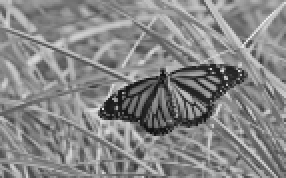
#> input picture Exercise_3/butterfly.jpg, 143 x 89 px, found by its file name (shown 2 times larger)
$ jupyter execute Ex3_190095C.ipynb   (shell and % lines are left out)
#> lines starting #> are read from the running program, lines starting #| are printed output that depends on the picture
### Name - Bolonghe B.P.M
### Index No -190095C

[cell 1]
# Averaging using Box filter
import cv2 as cv
import matplotlib.pyplot as plt
import numpy as np

img = cv.imread(r"C:\Users\Sureka\Desktop\Lectures\Img_P\Ex2\butterfly.jpg", cv.IMREAD_REDUCED_GRAYSCALE_8)
#> img is the input picture: shape (89, 143); min 14, max 234, mean 134.1
assert img is not None
kernel_Box = np.ones((9,9),np.float32)/81
imgc = cv.filter2D(img,-1, kernel_Box)
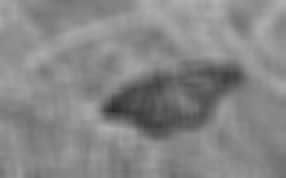
#> imgc: shape (89, 143) (shown 2 times larger); min 46, max 177, mean 134.1

fig,ax= plt.subplots(1,2, sharex='all', sharey='all', figsize=(18,18))
ax[0].imshow(img,cmap='gray')
ax[0].set_title('Original')
ax[0].set_xticks([]), ax[0].set_yticks([])
ax[1].imshow(imgc,cmap='gray',vmin=0, vmax=255)
ax[1].set_title('Averaging')
ax[1].set_xticks([]), ax[1].set_yticks([])
plt.show()
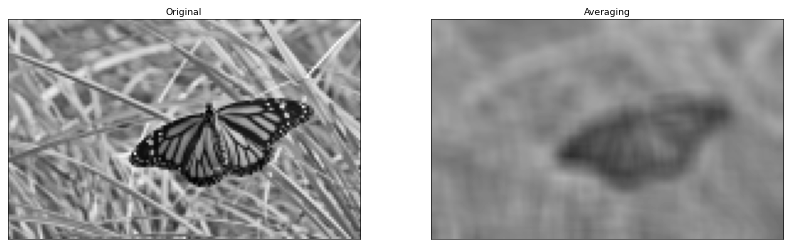
#> figure drawn by matplotlib, 2 panels

[cell 2]
#Averaging using Gaussian filter
sigma = 4
kernel= cv.getGaussianKernel(9,sigma)
blurred = cv.sepFilter2D(img, -1,kernel,kernel,anchor=(-1,-1),delta=0,borderType=cv.BORDER_REPLICATE)


fig,ax= plt.subplots(1,2, sharex='all', sharey='all', figsize=(18,18))
ax[0].imshow(img,cmap='gray')
ax[0].set_title('Original')
ax[0].set_xticks([]), ax[0].set_yticks([])
ax[1].imshow(blurred,cmap='gray',vmin=0, vmax=255)
ax[1].set_title('Gausien Filter')
ax[1].set_xticks([]), ax[1].set_yticks([])
plt.show()

[cell 3]
#Sobel Horizontel
img = cv.imread(r"C:\Users\Sureka\Desktop\Lectures\Img_P\Ex2\contact_lens.tif", cv.IMREAD_REDUCED_GRAYSCALE_2).astype(np.float32)
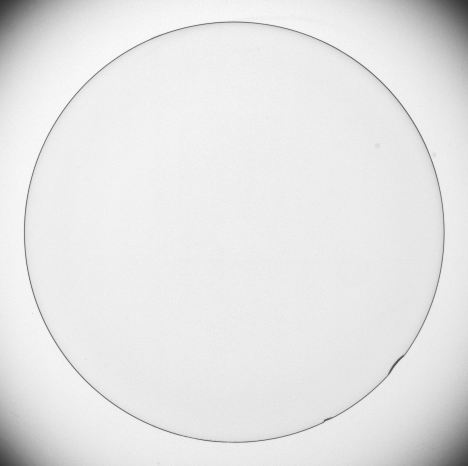
#> input picture Exercise_3/contact_lens.tif, 468 x 466 px, found by its file name
#> img: shape (466, 468) float32; min 51, max 250, mean 229.6
assert img is not None
kernel_hori = np.array([(-1,-2,-1),(0,0,0),(1,2,1)], dtype='float')
img_h = cv.filter2D(img,-1, kernel_hori)
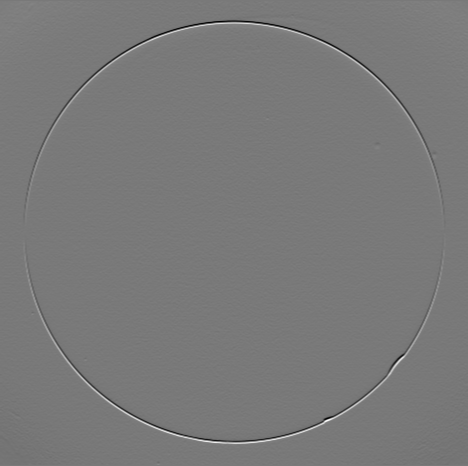
#> img_h: shape (466, 468) float32; min -480, max 527, mean 0; drawn with min black and max white

fig,ax= plt.subplots(1,2, sharex='all', sharey='all', figsize=(18,18))
ax[0].imshow(img,cmap='gray',vmin=0, vmax=255)
ax[0].set_title('Original')
ax[0].set_xticks([]), ax[0].set_yticks([])
ax[1].imshow(img_h,cmap='gray',vmin=-1020,vmax=1020)
ax[1].set_title('Sobel horizontal')
ax[1].set_xticks([]), ax[1].set_yticks([])
plt.show()

[cell 4]
#Sobel Vertical and Gradient Magnitude
kernel_ver = np.array([(-1,0,1),(-2,0,2),(-1,0,1)], dtype='float')
img_v = cv.filter2D(img,-1, kernel_ver)
grad_mag = np.sqrt(img_v**2 + img_h**2)
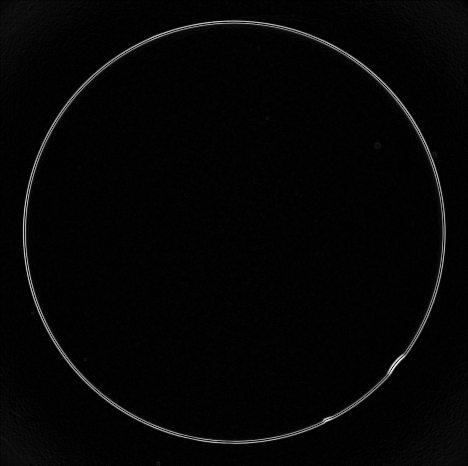
#> grad_mag: shape (466, 468) float32; min 0, max 606.4, mean 13.4; drawn with min black and max white

fig,ax= plt.subplots(1,3, sharex='all', sharey='all', figsize=(18,18))
ax[0].imshow(img,cmap='gray',vmin=0, vmax=255)
ax[0].set_title('Original')
ax[0].set_xticks([]), ax[0].set_yticks([])
ax[1].imshow(img_v,cmap='gray',vmin=-1020,vmax=1020)
ax[1].set_title('Sobel Vertical')
ax[1].set_xticks([]), ax[1].set_yticks([])
ax[2].imshow(grad_mag,cmap='gray')
ax[2].set_title('Gradient Magnitude')
ax[2].set_xticks([]), ax[2].set_yticks([])
plt.show()

[cell 5]
# surface plot of Gaussian Kernel
from matplotlib import cm
from mpl_toolkits.mplot3d import Axes3D
from matplotlib.ticker import LinearLocator, FormatStrFormatter
fig = plt.figure(figsize=(10,10))
ax = fig.add_subplot(111, projection='3d')

x = np.arange(-5,5.25,0.25)
y = np.arange(-5,5.25,0.25)
X,Y = np.meshgrid(x,y)

sigma = 1
Z = np.exp(-(X**2+Y**2)/(2*sigma**2))/(2*np.pi*sigma**2)

surf=ax.plot_surface(X,Y,Z, cmap = cm.jet, linewidth=0,antialiased=True)
ax.zaxis.set_major_locator(LinearLocator(10))
ax.zaxis.set_major_formatter(FormatStrFormatter('%0.1f'))

cset = ax.contourf(X,Y,Z,zdir='z',offset=np.min(Z)-1.5, cmap=cm.jet)
ax.set_zlim(np.min(Z)-2, np.max(Z))

plt.axis('off')
plt.show()
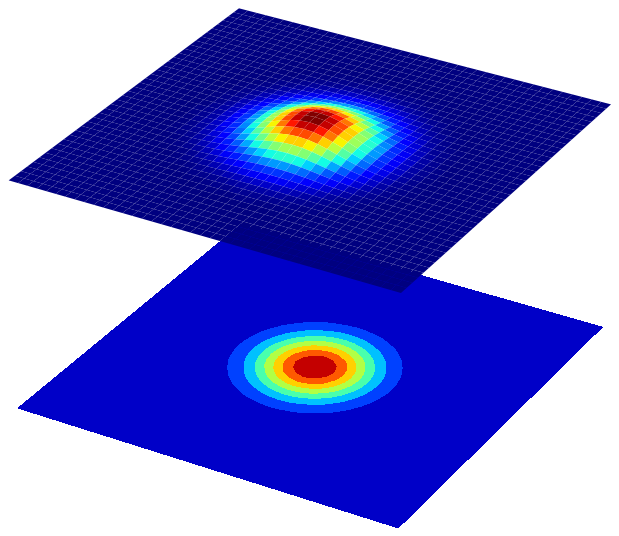
#> figure drawn by matplotlib, 1 panel

[cell 6]
img = cv.imread(r"C:\Users\Sureka\Desktop\Lectures\Img_P\Ex2\tom.jpg",cv.IMREAD_REDUCED_GRAYSCALE_2).astype(np.float32)
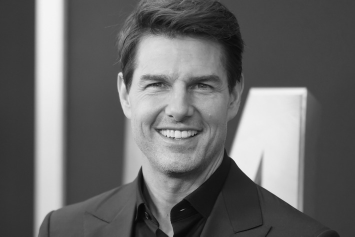
#> input picture Exercise_3/tom.jpg, 355 x 237 px, found by its file name
#> img: shape (237, 355) float32; min 6, max 245, mean 103.6
assert img is not None

sigma = 2
gaussian_1d = cv.getGaussianKernel(5,sigma)
f_lp = cv.sepFilter2D(img,-1,gaussian_1d,gaussian_1d)
f_hp = img-f_lp
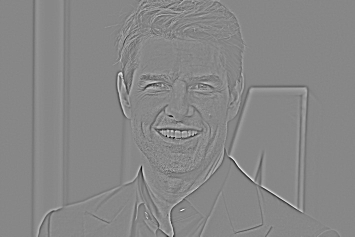
#> f_hp: shape (237, 355) float32; min -82.38, max 72.63, mean 0; drawn with min black and max white
f_sharpened = cv.addWeighted(img,3.0,f_hp,2.0,1)


fig,ax= plt.subplots(1,4, sharex='all', sharey='all', figsize=(18,18))
ax[0].imshow(img,cmap='gray',vmin=0, vmax=255)
ax[0].set_title('Original')
ax[0].set_xticks([]), ax[0].set_yticks([])
ax[1].imshow(f_lp,cmap='gray')
ax[1].set_title('Low pass filter')
ax[1].set_xticks([]), ax[1].set_yticks([])
ax[2].imshow(f_hp,cmap='gray')
ax[2].set_title('highpass filter')
ax[2].set_xticks([]), ax[2].set_yticks([])
ax[3].imshow(f_sharpened,cmap='gray')
ax[3].set_title('sharpened')
ax[3].set_xticks([]), ax[3].set_yticks([])
plt.show()
